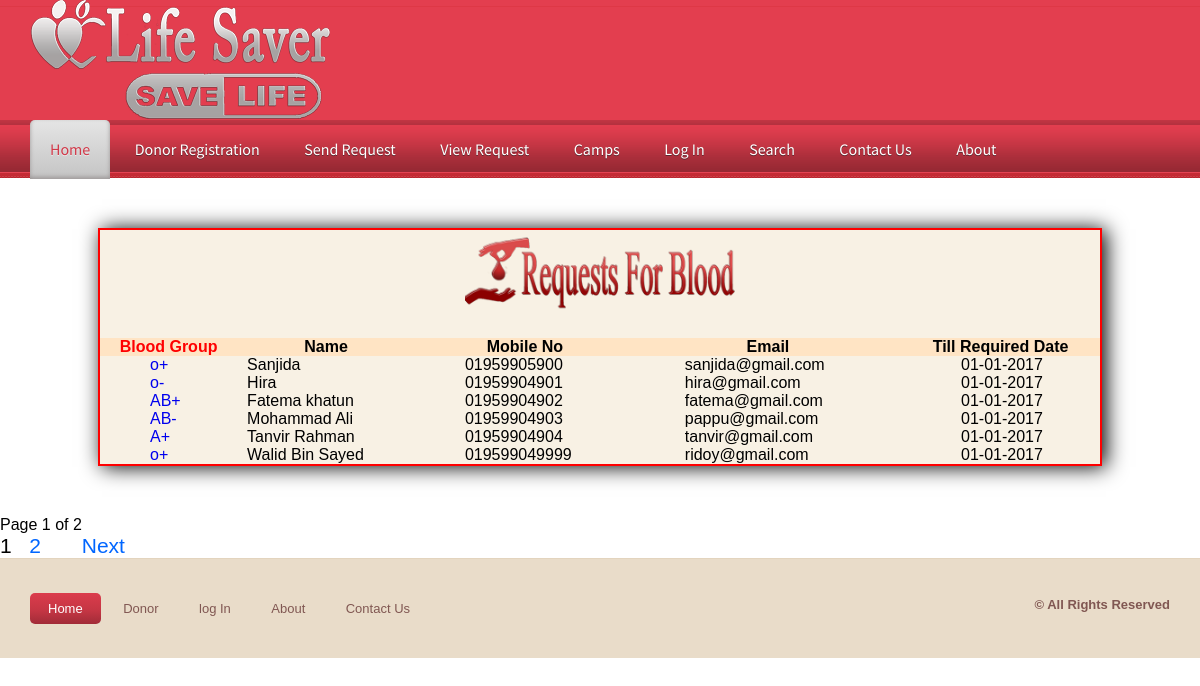
Screenshot of /viewrequest.php with the database file from the repository.
### tables this page shows
CREATE TABLE IF NOT EXISTS `requestes` (
  `req_id` int(100) NOT NULL,
  `name` varchar(100) NOT NULL,
  `gender` varchar(100) NOT NULL,
  `age` varchar(100) NOT NULL,
  `mobile` varchar(100) NOT NULL,
  `email` varchar(100) NOT NULL,
  `bgroup` varchar(100) NOT NULL,
  `reqdate` datetime NOT NULL,
  `detail` varchar(500) NOT NULL,
  `hospital_name` varchar(100) NOT NULL
);

### viewrequest.php (the view, shortened to what this page needs)
<?php include('admin/function.php');
$cn=mysqli_connect("localhost","root","","bloodbank");
$sql = "SELECT COUNT(*) FROM requestes";
$query = mysqli_query($cn, $sql);
$row = mysqli_fetch_row($query);
$rows = $row[0];
$page_rows = 10;
$last = ceil($rows/$page_rows);
$pagenum = 1;
$limit = 'LIMIT ' .($pagenum - 1) * $page_rows .',' .$page_rows;
$sql = "SELECT * FROM requestes ORDER BY UNIX_TIMESTAMP(reqdate) ASC $limit";
$query = mysqli_query($cn, $sql);
$textline2 = "Page <b>$pagenum</b> of <b>$last</b>";
$paginationCtrls = '';
if($last != 1){
    $paginationCtrls .= ''.$pagenum.' &nbsp; ';
    for($i = $pagenum+1; $i <= $last; $i++){
        $paginationCtrls .= '<a href="'.$_SERVER['PHP_SELF'].'?pn='.$i.'">'.$i.'</a> &nbsp; ';
    }
    if ($pagenum != $last) {
        $next = $pagenum + 1;
        $paginationCtrls .= ' &nbsp; &nbsp; <a href="'.$_SERVER['PHP_SELF'].'?pn='.$next.'">Next</a> ';
    }
}
?>
<?php require 'header.php'; ?>
<div style="height:auto; width:1000px; margin:auto; margin-top:50px; margin-bottom:50px; background-color:#f8f1e4; border:2px solid red; box-shadow:4px 1px 20px black;">
     <form method="post" enctype="multipart/form-data">
 <table cellpadding="20" cellspacing="20" width="1000px" height="200px"  style="margin:auto" >
   <tr><td colspan="7" align="center"><img src="Images/brequest.png" height="90px" /></td></tr>
   <tr><td>&nbsp;</td><td>&nbsp;</td></tr>
 <tr style="background-color:bisque" align="center" class="bold">
             <td class="bold" style="color:red"  >Blood Group</td>
             <td align="center">Name</td>
             <td align="center">Mobile No</td>
             <td align="center">Email</td>
            <td align="center">Till Required Date</td>
        </tr>
<?php
	while($data=mysqli_fetch_array($query))
	{
        $Weddingdate = new DateTime($data['7']);
        $date = date_format($Weddingdate, 'd-m-Y');
        if((new DateTime($date) >= new DateTime(""))){
            echo"<tr><td  style=' padding-left:50px'><a href='details.php?q=". $data[0] ."' target='PromoteFirefoxWindow'
 onclick='openRequestedPopup(this.href, this.target); return false;'>$data[6]</a></td><td  style=' padding-left:10px'>$data[1]</td><td  style=' padding-left:50px'>$data[4]</td><td  style=' padding-left:50px'>$data[5]</td><td  style=' padding-left:60px'>$date</td></tr>";
        }
			}
			?>
</table>
</form>
        </div>
           <p><?php echo $textline2; ?></p>
 <div id="pagination_controls"><?php echo $paginationCtrls; ?></div>
<?php require 'footer.php'; ?>

### header.php (shortened to what this page needs)
            <!DOCTYPE html PUBLIC "-//W3C//DTD XHTML 1.0 Transitional//EN" "http://www.w3.org/TR/xhtml1/DTD/xhtml1-transitional.dtd">
<html xmlns="http://www.w3.org/1999/xhtml">
<head>
  <link href="css/lightbox.css" rel="stylesheet" />
  <link href="StyleSheet.css" rel="stylesheet" type="text/css" />
  <link href="css/style.css" rel="stylesheet" type="text/css" media="all" />
  <link href="css/flexslider.css" rel="stylesheet" type="text/css" media="all" />
</head>
<body>
 <div class="h_bg">
  <div class="wrap">
    <div class="header">
      <div class="logo">
       <h1><a href="index.php"><img src="Images/logo.png" alt=""></a></h1>
     </div>
   </div>
 </div>
</div>
<div class="nav_bg">
  <div class="wrap">
    <ul class="nav">
      <li class="active"><a href="index.php">Home</a></li>
      <li><a href="registration.php">Donor Registration</a></li>
      <li><a href="requests.php">send Request</a></li>
            <li><a href="viewrequest.php">View Request</a></li>
            <li><a href="camps.php">Camps</a></li>
            <li><a href="login.php">log In</a></li>
            <li><a href="search.php">Search</a></li>
            <li><a href="contact.php">Contact Us</a></li>
            <li><a href="aboutus.php">About</a></li>
            </ul>
  </div>
  </div>

### footer.php (shortened to what this page needs)
<div class="ftr-bg">
  <div class="wrap">
    <div class="footer">
     <div class="f_nav">
      <ul>
       <li class="active"><a href="#">Home</a></li>
       <li><a href="#">Donor</a></li>
       <li><a href="#">log In</a></li>
       <li><a href="#">About</a></li>
       <li><a href="#">Contact Us</a></li>
     </ul>
   </div>
   <div class="copy">
     <p class="title">© All Rights Reserved </p>
   </div>
 </div>
</div>
</div>
</body>
</html>

### css/lightbox.css (style rules this page uses)
body:after { content: url(../img/close.png) url(../img/loading.gif) url(../img/prev.png) url(../img/next.png); display: none; }

### StyleSheet.css (style rules this page uses)
.title { font-weight:bold; color:#805752; font-size: 16px; text-align: left; padding-left: 20px; }
.bold { font-weight:bold; }

### css/style.css (style rules this page uses)
html,body,div,span,applet,object,iframe,h1,h2,h3,h4,h5,h6,p,blockquote,pre,a,abbr,acronym,address,big,cite,code,del,dfn,em,img,ins,kbd,q,s,samp,small,strike,strong,sub,sup,tt,var,b,u,i,dl,dt,dd,ol,nav ul,nav li,fieldset,form,label,legend,table,caption,tbody,tfoot,thead,tr,th,td,article,aside,canvas,details,embed,figure,figcaption,footer,header,hgroup,menu,nav,output,ruby,section,summary,time,mark,audio,video { margin:0;padding:0;border:0;font-size:100%;font:inherit;vertical-align:baseline; }
ol,ul { list-style:none;margin:0;padding:0; }
table { border-collapse:collapse;border-spacing:0; }
a { text-decoration:none; }
img { max-width:100%; }
body { font-family: Arial, Geneva,Helvetica, sans-serif; font-size: 100%; }
.wrap { margin:0 auto; width:80%; }
.h_bg { background: url('../images/h_bg.png') repeat-x ; }
.nav_bg { background: url('../images/nav_bg.png') center 0 repeat-x #CF797E; height:58px; }
.nav li { display:inline-block; }
.nav li a { font-family: 'Source Sans Pro', sans-serif; line-height:1.8em; display:block; text-decoration:none; font-weight:normal; color:#ffffff; padding:15px 20px; font-size: 1em; text-transform: capitalize; text-shadow: 0 1px 0 #5C2830; letter-spacing:0px; }
.nav li.active a { text-shadow: 0 1px 0 #EBEBEB; color:#D13949; background: #E5E5E5; background: -moz-linear-gradient(top, #E5E5E5 0%, #C4C4C4 100%); background: -webkit-gradient(linear, left top, left bottom, color-stop(0%,#E5E5E5), color-stop(100%,#C4C4C4)); filter: progid:DXImageTransform.Microsoft.gradient( startColorstr='#E5E5E5', endColorstr='#C4C4C4',GradientType=0 ); -moz-border-radius:5px 5px 0 0; -webkit-border-radius:5px 5px 0 0; border-radius:5px 5px 0 0; box-shadow: inset 0px -2px 4px #9C9797; -webkit-box-shadow: inset 0px -2px 4px #9C9797; -moz-box-shadow: inset 0px -2px 4px #9C9797; -o-box-shadow: inset 0px -2px 4px #9C9797; }
.ftr-bg { background: #E9DCC9; border-top: 1px solid rgba(214, 195, 167, 0.34); }
.footer { padding:3% 0; }
.f_nav { float:left; }
.f_nav li { display: inline-block; }
.f_nav li.active a { color:#ffffff; background: rgb(219,60,76); background: -moz-linear-gradient(top, rgba(219,60,76,1) 0%, rgba(197,54,68,1) 56%, rgba(162,44,56,1) 99%); background: -webkit-gradient(linear, left top, left bottom, color-stop(0%,rgba(219,60,76,1)), color-stop(56%,rgba(197,54,68,1)), color-stop(99%,rgba(162,44,56,1))); background: -webkit-linear-gradient(top, rgba(219,60,76,1) 0%,rgba(197,54,68,1) 56%,rgba(162,44,56,1) 99%); background: -o-linear-gradient(top, rgba(219,60,76,1) 0%,rgba(197,54,68,1) 56%,rgba(162,44,56,1) 99%); background: -ms-linear-gradient(top, rgba(219,60,76,1) 0%,rgba(197,54,68,1) 56%,rgba(162,44,56,1) 99%); background: linear-gradient(to bottom, rgba(219,60,76,1) 0%,rgba(197,54,68,1) 56%,rgba(162,44,56,1) 99%); filter: progid:DXImageTransform.Microsoft.gradient( startColorstr='#db3c4c', endColorstr='#a22c38',GradientType=0 ); }
.f_nav li a { border-radius: 5px; -webkit-border-radius: 5px; -moz-border-radius: 5px; -o-border-radius: 5px; display:block; padding: 8px 18px; color: #805752; font-size: 0.8125em; }
.copy { float: right; }
.copy p { color: #805752; font-size: 0.8125em; line-height: 1.8em; }
@media only screen and (max-width: 1280px) { .wrap { width:95%; } }

### header.php (style rules this page uses)
body { font-family:"Trebuchet MS", Arial, Helvetica, sans-serif; }
div#pagination_controls { font-size:21px; }
div#pagination_controls > a { color:#06F; }

### rows the page displays
requestes: bgroup "o+", name "Sanjida", mobile "01959905900", email "sanjida@gmail.com", reqdate "01-01-2017"
requestes: bgroup "o-", name "Hira", mobile "01959904901", email "hira@gmail.com", reqdate "01-01-2017"
requestes: bgroup "AB+", name "Fatema khatun", mobile "01959904902", email "fatema@gmail.com", reqdate "01-01-2017"
requestes: bgroup "AB-", name "Mohammad Ali", mobile "01959904903", email "pappu@gmail.com", reqdate "01-01-2017"
requestes: bgroup "A+", name "Tanvir Rahman", mobile "01959904904", email "tanvir@gmail.com", reqdate "01-01-2017"
requestes: bgroup "o+", name "Walid Bin Sayed", mobile "019599049999", email "ridoy@gmail.com", reqdate "01-01-2017"

### other values shown
$pagenum "1"
$last "2"
